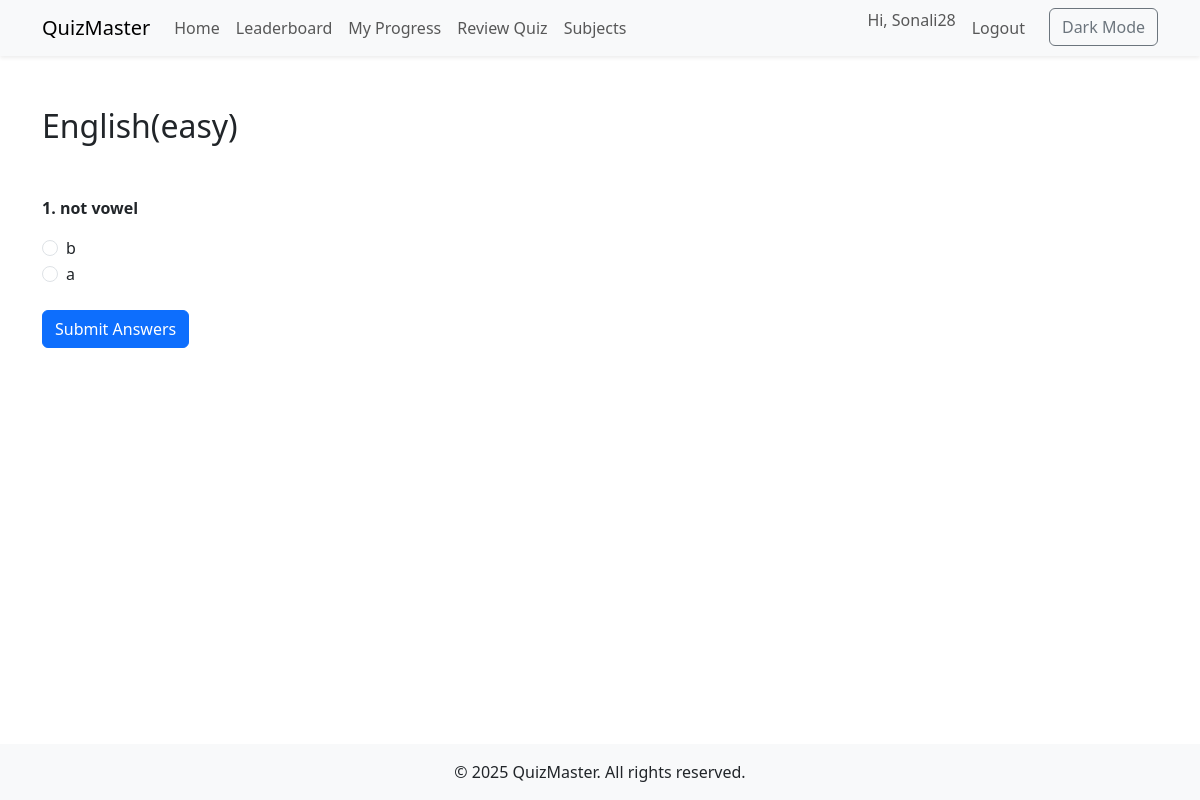
Page /quiz/10/ (signed in) on the committed database.
### quiz/models.py (models this page shows, shortened)
class Quiz(models.Model):
    title = models.CharField(max_length=200)
    category = models.ForeignKey(Category, on_delete=models.CASCADE)
    tags = models.ManyToManyField(Tag, blank=True)
    duration = models.PositiveIntegerField(help_text="Duration in minutes", default=5)
    created_at = models.DateTimeField(auto_now_add=True)

class Question(models.Model):
    quiz = models.ForeignKey(Quiz, on_delete=models.CASCADE)
    text = models.CharField(max_length=500)

class Answer(models.Model):
    question = models.ForeignKey(Question, on_delete=models.CASCADE)
    text = models.CharField(max_length=300)
    is_correct = models.BooleanField(default=False)

### quiz/views.py (the view, shortened to what this page needs)
# urls.py: path('quiz/<int:quiz_id>/', views.take_quiz, name='take_quiz'),
@login_required
def take_quiz(request, quiz_id):
    quiz = get_object_or_404(Quiz, id=quiz_id)
    questions = list(quiz.question_set.all())
    random.shuffle(questions)
    q_and_answers = []
    for q in questions:
        answers = list(q.answer_set.all())
        random.shuffle(answers)
        q_and_answers.append((q, answers))
    return render(request, 'quiz/take_quiz.html', {'quiz': quiz, 'q_and_answers': q_and_answers})

### templates/quiz/take_quiz.html (shortened to what this page needs)
{% extends 'base.html' %}
{% block content %}
<div class="d-flex justify-content-between align-items-center mb-3">
  <h2>{{ quiz.title }}</h2>
  <div id="timerContainer" style="width: 100px; height: 100px;"></div>
</div>
<form method="post" id="quizForm">
  {% for question, answers in q_and_answers %}
    <div class="mb-4">
      <p class="fw-bold">{{ forloop.counter }}. {{ question.text }}</p>
      {% for answer in answers %}
        <div class="form-check">
          <input class="form-check-input" type="radio" name="{{ question.id }}" id="ans{{ answer.id }}" value="{{ answer.id }}">
          <label class="form-check-label" for="ans{{ answer.id }}">{{ answer.text }}</label>
        </div>
      {% endfor %}
    </div>
  {% endfor %}
  <button type="submit" class="btn btn-primary">Submit Answers</button>
</form>
{% endblock %}

### templates/base.html (shortened to what this page needs)
<!DOCTYPE html>
<html lang="en">
<head>
  <link href="https://cdn.jsdelivr.net/npm/bootstrap@5.3.0/dist/css/bootstrap.min.css" rel="stylesheet">
</head>
<body class="d-flex flex-column min-vh-100">
  <nav class="navbar navbar-expand-lg navbar-light bg-light shadow-sm">
    <div class="container">
      <a class="navbar-brand" href="{ % url 'quiz_list' % }">QuizMaster</a>
      <div class="collapse navbar-collapse" id="navMenu">
        <ul class="navbar-nav me-auto mb-2 mb-lg-0">
          <li class="nav-item"><a class="nav-link" href="{% url 'quiz_list' %}">Home</a></li>
          <li class="nav-item"><a class="nav-link" href="{% url 'leaderboard' %}">Leaderboard</a></li>
          <li class="nav-item"><a class="nav-link" href="{% url 'user_progress' %}">My Progress</a></li>
          <li class="nav-item"><a class="nav-link" href="{% url 'review' %}">Review Quiz</a></li>
          <li class="nav-item">
            <a class="nav-link" href="{% url 'subject_list' %}">Subjects</a>
          </li>
        </ul>
        <ul class="navbar-nav ms-auto">
          {% if user.is_authenticated %}
            <li class="nav-item"><span class="navbar-text me-2">Hi, {{ user.username }}</span></li>
            <li class="nav-item"><a class="nav-link" href="/logout/">Logout</a></li>
          {% else %}
            <li class="nav-item"><a class="nav-link" href="/login/">Login</a></li>
            <li class="nav-item"><a class="nav-link" href="/register/">Register</a></li>
          {% endif %}
          <li class="nav-item"><button class="btn btn-outline-secondary ms-3" onclick="toggleDarkMode()">Dark Mode</button></li>
        </ul>
      </div>
    </div>
  </nav>
  <main class="container flex-fill py-4">
    {% block content %}{% endblock %}
  </main>
  <footer class="bg-light text-center py-3 mt-auto">
    <div class="container">&copy; 2025 QuizMaster. All rights reserved.</div>
  </footer>
</body>
</html>

### rows in the picture
Quiz: title "English(easy)"
Question: text "not vowel"
Answer: text "b"
Answer: text "a"

### other values in the picture
{{ user.username }} "Sonali28"
